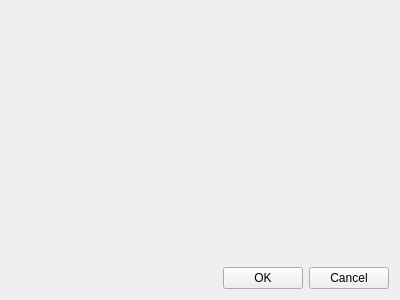
<?xml version="1.0" encoding="UTF-8"?>
<ui version="4.0">
 <class>MessageDialog</class>
 <widget class="QWidget" name="MessageDialog">
  <property name="geometry">
   <rect>
    <x>0</x>
    <y>0</y>
    <width>400</width>
    <height>300</height>
   </rect>
  </property>
  <property name="windowTitle">
   <string>DefaultTitle</string>
  </property>
  <layout class="QVBoxLayout" name="verticalLayout" stretch="1,0">
   <item>
    <layout class="QHBoxLayout" name="horizontalLayout" stretch="0,1">
     <item>
      <layout class="QVBoxLayout" name="verticalLayout_2">
       <item>
        <widget class="QLabel" name="label_image">
         <property name="text">
          <string/>
         </property>
        </widget>
       </item>
       <item>
        <spacer name="verticalSpacer">
         <property name="orientation">
          <enum>Qt::Vertical</enum>
         </property>
         <property name="sizeHint" stdset="0">
          <size>
           <width>0</width>
           <height>0</height>
          </size>
         </property>
        </spacer>
       </item>
      </layout>
     </item>
     <item>
      <widget class="QLabel" name="label_message">
       <property name="text">
        <string/>
       </property>
      </widget>
     </item>
    </layout>
   </item>
   <item>
    <layout class="QHBoxLayout" name="horizontalLayout_2">
     <item>
      <spacer name="horizontalSpacer">
       <property name="orientation">
        <enum>Qt::Horizontal</enum>
       </property>
       <property name="sizeHint" stdset="0">
        <size>
         <width>0</width>
         <height>0</height>
        </size>
       </property>
      </spacer>
     </item>
     <item>
      <widget class="QPushButton" name="pushButton_OK">
       <property name="text">
        <string>OK</string>
       </property>
      </widget>
     </item>
     <item>
      <widget class="QPushButton" name="pushButton_Cancel">
       <property name="text">
        <string>Cancel</string>
       </property>
      </widget>
     </item>
    </layout>
   </item>
  </layout>
 </widget>
 <resources/>
 <connections/>
</ui>
